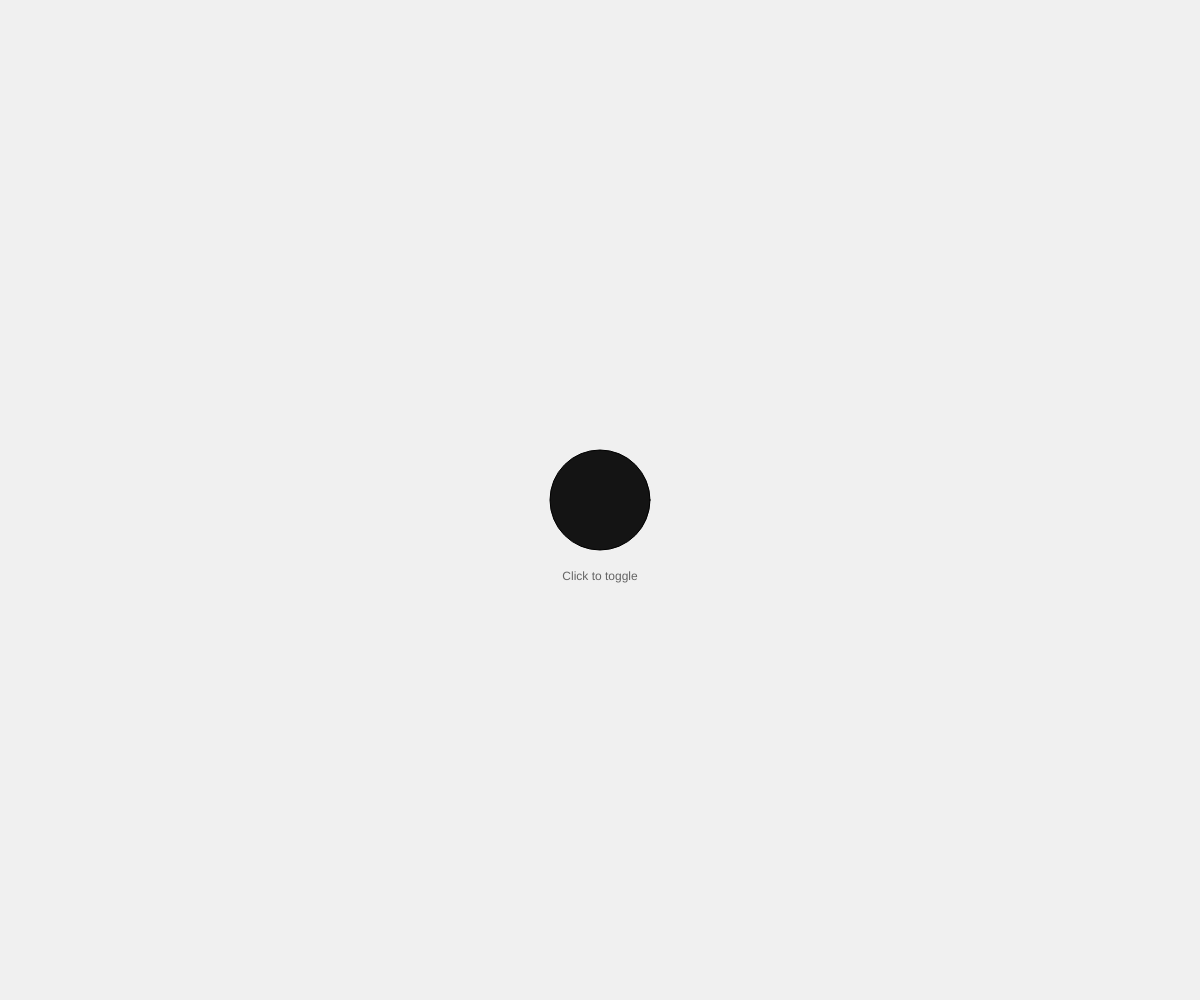
Frame 1 (no input)
Frame 60 (no input): identical to frame 1, image omitted
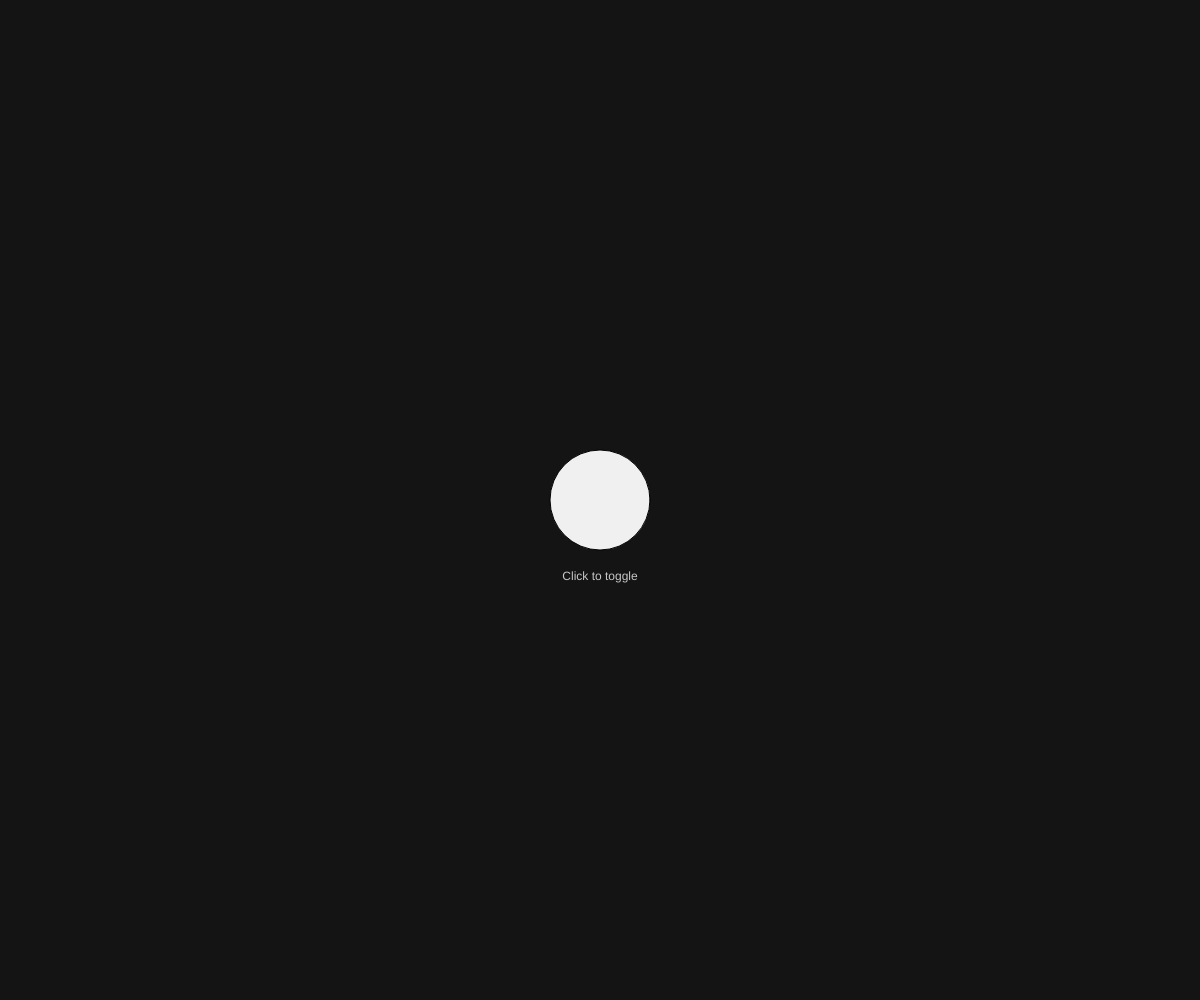
Frame 120 (the mouse pressed at the canvas centre since frame 60)

The p5.js sketch that drew these frames (run headless with seeded random() and noise() and a simulated clock; from frame 60 on, the mouse is pressed at the canvas centre):

// p5.js sketch
// ── sketch.js
let on = true;
function setup() { createCanvas(windowWidth, windowHeight); }
function draw() {
  background(on ? 240 : 20);
  fill(on ? 20 : 240);
  circle(width/2, height/2, 100);
  fill(on ? 100 : 200);
  textAlign(CENTER);
  text("Click to toggle", width/2, height/2 + 80);
}
function mousePressed() { on = !on; }
function windowResized() { resizeCanvas(windowWidth, windowHeight); }
